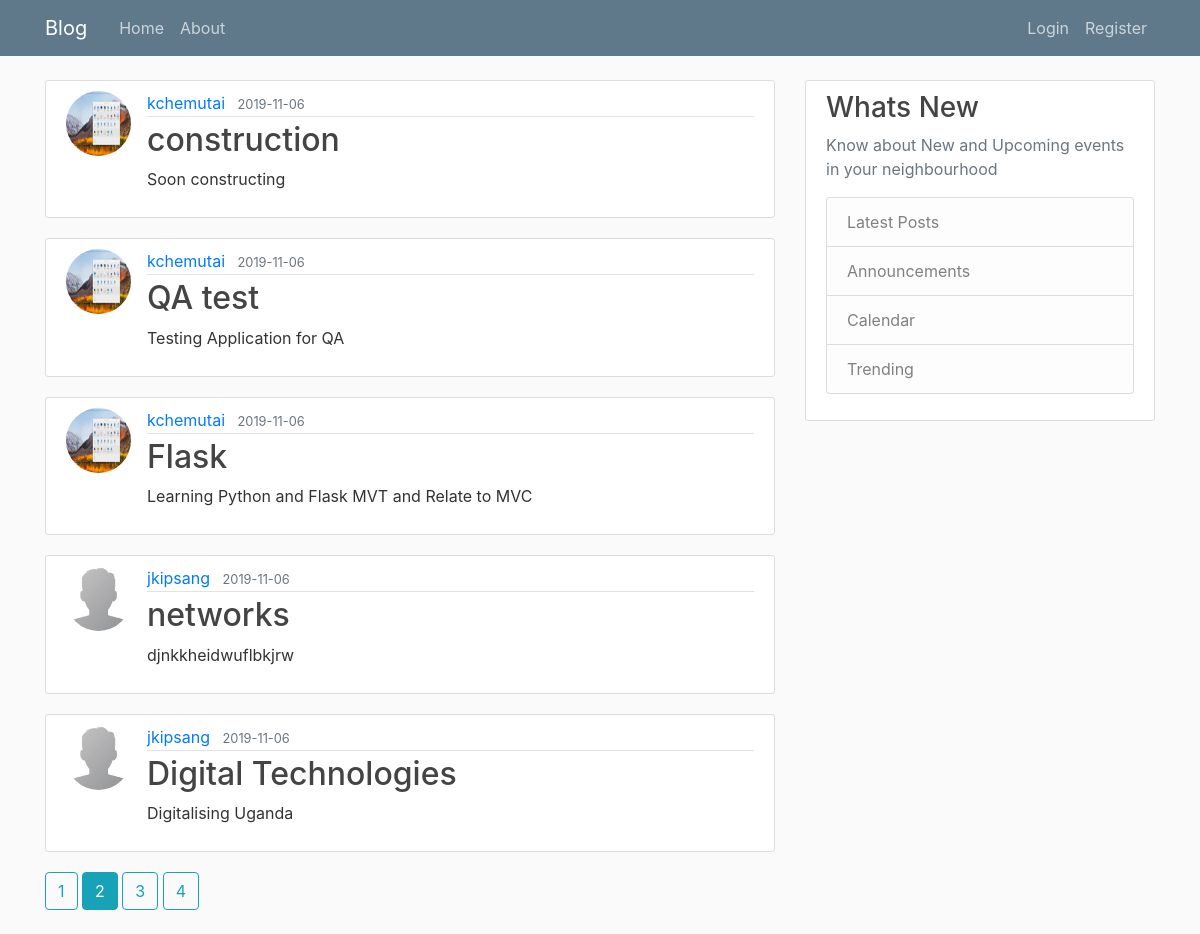
The page /home?page=2 on the database its author committed.
### flaskblog/models.py (models this page shows, shortened)
class Post(db.Model):
    id = db.Column(db.Integer, primary_key=True)
    title = db.Column(db.String(100), nullable=False)
    date_posted = db.Column(db.DateTime, nullable=False, default=datetime.utcnow)
    content = db.Column(db.Text, nullable=False)
    user_id = db.Column(db.Integer, db.ForeignKey('user.id'), nullable=False)

class User(db.Model, UserMixin):
    id = db.Column(db.Integer, primary_key=True)
    username = db.Column(db.String(20), unique=True, nullable=False)
    email = db.Column(db.String(120), unique=True, nullable=False)
    image_file = db.Column(db.String(20), nullable=False, default='default.jpg')
    password = db.Column(db.String(60), nullable=False)
    posts = db.relationship('Post', backref='author', lazy=True)

### flaskblog/main/routes.py (the view)
@main.route('/')
@main.route('/home')
def home():
    page = request.args.get('page', 1, type=int)
    posts = Post.query.order_by(Post.date_posted.desc()).paginate(page=page, per_page=5)
    return render_template('home.html', posts=posts)

### flaskblog/templates/home.html
{% extends "layout.html"  %}
{% block content %}
    {% for post in posts.items %}
       <article class="media content-section">
           <img class="rounded-circle article-img" src="{{ url_for('static', filename='images/' + post.author.image_file) }}">
          <div class="media-body">
            <div class="article-metadata">
              <a class="mr-2" href="{{ url_for('users.user_posts', username=post.author.username)}}">{{ post.author.username }}</a>
              <small class="text-muted">{{ post.date_posted.strftime('%Y-%m-%d') }}</small>
            </div>
            <h2><a class="article-title" href=" {{ url_for('posts.post', post_id=post.id) }}">{{ post.title }}</a></h2>
            <p class="article-content">{{ post.content }}</p>
          </div>
        </article>
    {% endfor %}
    {% for page_num in posts.iter_pages(left_edge=1, right_edge=1, left_current=1, right_current=2) %}
        {%  if page_num %}
            {%  if posts.page == page_num %}
                <a class="btn btn-info mb-4" href=" {{ url_for('main.home', page=page_num) }}"> {{ page_num }}</a>
            {% else %}
                <a class="btn btn-outline-info mb-4" href=" {{ url_for('main.home', page=page_num) }}"> {{ page_num }}</a>
            {% endif %}
        {% else %}
            ...
        {% endif %}
    {% endfor %}
{% endblock content %}

### flaskblog/static/main.css (style rules this page uses)
body { background: #fafafa; color: #333333; margin-top: 5rem; }
h1, h2, h3, h4, h5, h6 { color: #444444; }
.content-section { background: #ffffff; padding: 10px 20px; border: 1px solid #dddddd; border-radius: 3px; margin-bottom: 20px; }
.article-title { color: #444444; }
.article-content { white-space: pre-line; }
.article-img { height: 65px; width: 65px; margin-right: 16px; }
.article-metadata { padding-bottom: 1px; margin-bottom: 4px; border-bottom: 1px solid #e3e3e3 }

### rows shown on the page
Post: image_file (picture), author.username "kchemutai", date_posted "2019-11-06", title "construction", content "Soon constructing"
Post: image_file (picture), author.username "kchemutai", date_posted "2019-11-06", title "QA test", content "Testing Application for QA"
Post: image_file (picture), author.username "kchemutai", date_posted "2019-11-06", title "Flask", content "Learning Python and Flask MVT and Relate to MVC"
Post: image_file (placeholder picture), author.username "jkipsang", date_posted "2019-11-06", title "networks", content "djnkkheidwuflbkjrw"
Post: image_file (placeholder picture), author.username "jkipsang", date_posted "2019-11-06", title "Digital Technologies", content "Digitalising Uganda"

### other values the page prints
{{ page_num }} "1" "3" "4"
{{ page_num }} "2"
